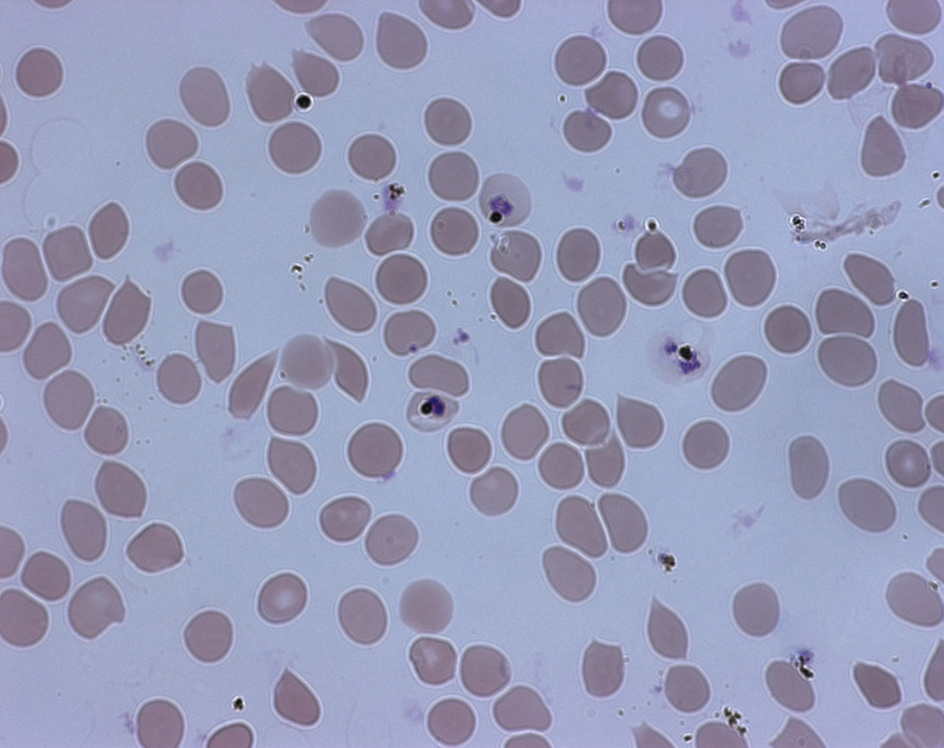
#> input picture images/001.jpg, 944 x 748 px, shrunk from 1300 x 1030 before the run
$ python segTest4.py ../images/001.jpg   (older library calls are emulated)
#> lines starting #> are read from the running program, lines starting #| are printed output that depends on the picture; after the words box and inside, x2 and y2 are one past the last pixel; in counts of white or black regions, pixels touching at a corner belong together
#!/usr/bin/env python
"Test 4 of Segmentation - Segmenting red blood cells from an image"
import sys, cv2, os
import numpy as np
import matplotlib.pyplot as plt
from sklearn.cluster import KMeans

def getContours(fn):
#> called with fn = '../images/001.jpg'
	im = cv2.imread (fn,0)
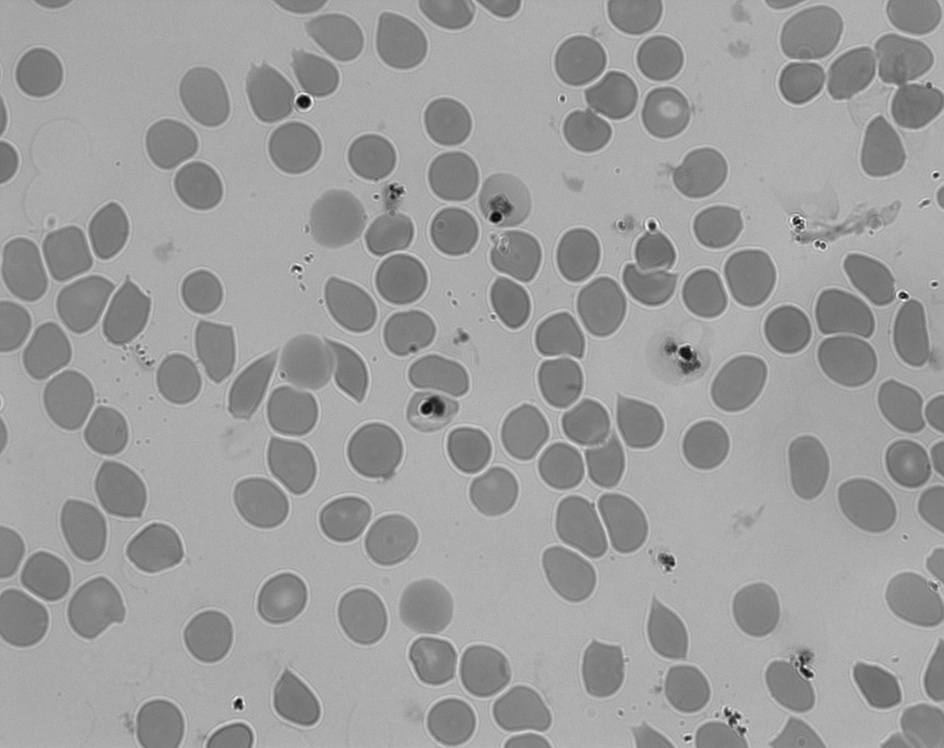
#> im: shape (748, 944); min 10, max 254, mean 156.6

	# Reduce noise in image
	blur = cv2.GaussianBlur(im,(5,5),0)

	# Generate kernel for morphological functions.
	kernel = np.ones((5,5), np.uint8)

	# Opening the image, erosion followed by dilation.
	opening = cv2.morphologyEx(blur, cv2.MORPH_OPEN, kernel)

	# Get difference between erosion and dilation of image.
	# Gradient will generate outline of image.
	gradient = cv2.morphologyEx(opening, cv2.MORPH_GRADIENT, kernel)
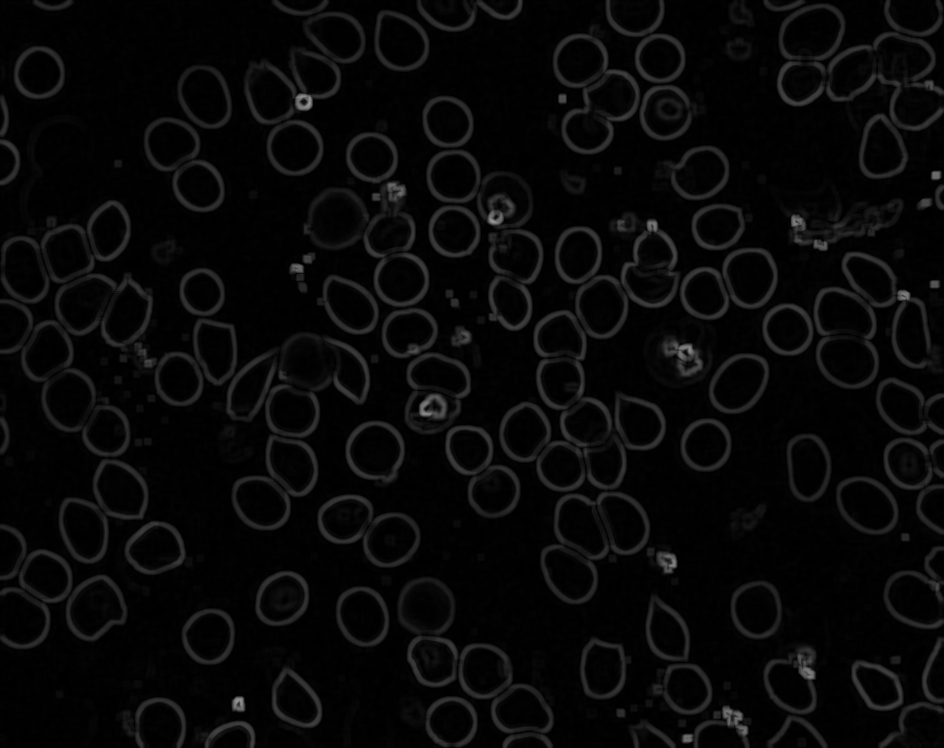
#> gradient: shape (748, 944); min 0, max 151, mean 8

	# Threshold image to prepare for input into the contour function.
	__, th1 = cv2.threshold(gradient,0,255,cv2.THRESH_BINARY+cv2.THRESH_OTSU)
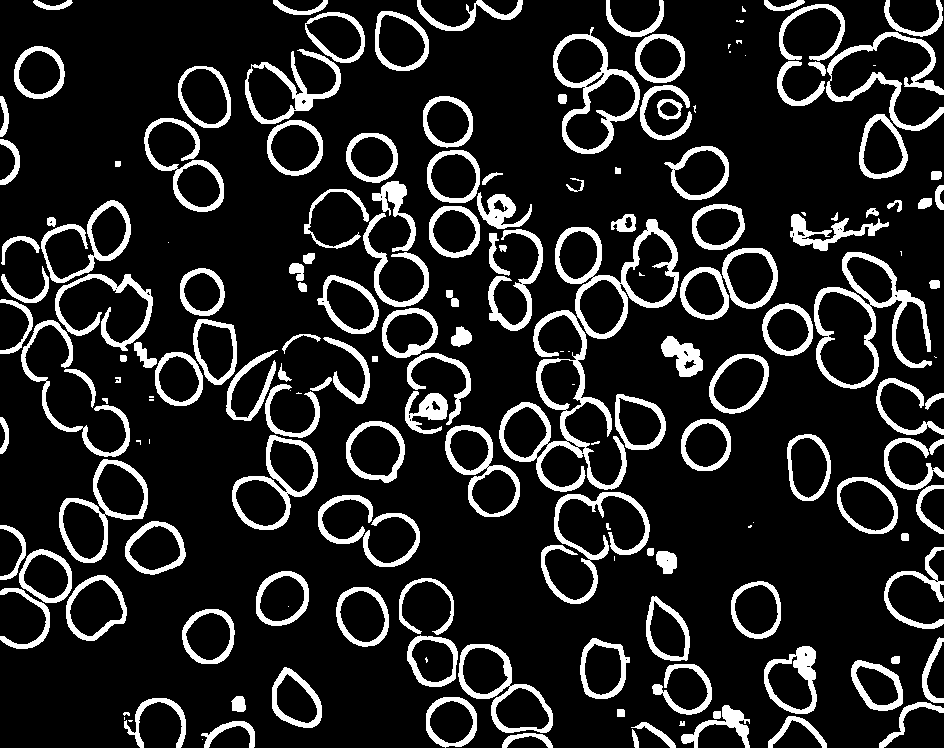
#> th1: shape (748, 944); 14.4% white; 177 white regions (30 under 20 px)

	__,contours,__ = cv2.findContours(th1, 1, 2)
#> contours = 276 contours, 64 with area under 20; largest, box (x1, y1, x2, y2) and area: (555, 219, 679, 339) 8152, (814, 252, 932, 389) 8038, (499, 310, 627, 492) 6710, (553, 27, 640, 154) 6328, (59, 459, 148, 563) 5004

	return contours, im

def kTrain(images, graph):
	finList = []
	finY = []
	finX = []

	for x in range(len(images)):
		yS, xS = images[x][0].shape
		finList.append([yS,xS])
		finY.append(yS)
		finX.append(xS)


	if(graph == True):
		y_pred = KMeans(n_clusters=3).fit_predict(finList)
		plt.scatter (finY,finX,c=y_pred)
		plt.title("Classification of Segments")
		plt.show()

	kmeans = KMeans(n_clusters=3).fit(finList)

	return kmeans


def getCells(contours,im):

	outImages = []

	for cnt in contours:
		x,y,w,h = cv2.boundingRect(cnt)
		output = im[y:y+h, x:x+w]
		outImages.append([output,y,y+h,x,x+w])

	return outImages

def predict(kms, y,x):
	return kms.predict([[y,x]])


#------------------------------------------------------------------------------
# Main
#------------------------------------------------------------------------------

# 1 - recall 0.876
#
np.random.seed(1)

conts, image = getContours(sys.argv[1])
#> conts has the same summary as contours in getContours

im2 = cv2.imread(sys.argv[1])
#> im2 is the input picture: shape (748, 944, 3); mean B, G, R 183.8, 154.3, 150.9

segImages = getCells(conts,image)
#> the loop in getCells, `for cnt in contours:` made 276 passes
#> (x, y, w, h) on passes 2 to 4: (502, 733, 51, 15), (632, 729, 7, 19), (631, 722, 45, 26)
#> after the loop in getCells, `for cnt in contours:`: outImages = 276 items
#> segImages = 276 items

kms = kTrain(segImages, True)
#> the loop in kTrain, `for x in range(len(images)):` made 276 passes
#> (yS, xS) on passes 1 to 3: (1, 1), (15, 51), (19, 7)
#> after the loop in kTrain, `for x in range(len(images)):`: finList = 276 pairs, first value 1 to 182, second value 1 to 128; finX = 276 values, max 128 at index 145, min 1 at index 0, mean 35.4; finY = 276 values, max 182 at index 145, min 1 at index 0, mean 36.74
#> in kTrain, `y_pred = KMeans(n_clusters=3).fit_predict(finList)`: y_pred = 276 values, max 2 at index 33, min 0 at index 0, mean 0.652
#> in kTrain, `plt.show()`:
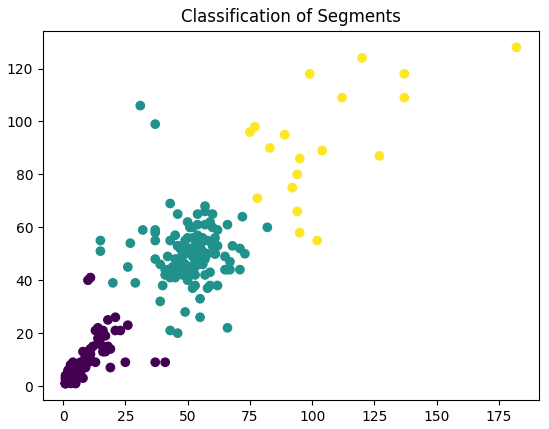
#> figure drawn by matplotlib, 1 panel

for x1 in range(len(segImages)):
	y, x = segImages[x1][0].shape
	if(predict(kms,y,x) == 1):
		var = "   " + str(segImages[x1][1]) + " " + str(segImages[x1][2]) + " " + str(segImages[x1][3]) + " " + str(segImages[x1][4])
		print(var)
		cv2.rectangle(im2,(segImages[x1][3],segImages[x1][1]),(segImages[x1][4],segImages[x1][2]),(255,0,0),1)
	if(predict(kms,y,x) == 0):
		cv2.rectangle(im2,(segImages[x1][3],segImages[x1][1]),(segImages[x1][4],segImages[x1][2]),(0,255,0),1)
	if(predict(kms,y,x) == 2):
		cv2.rectangle(im2,(segImages[x1][3],segImages[x1][1]),(segImages[x1][4],segImages[x1][2]),(0,0,255),1)
#> this loop made 276 passes
#> (y, x, var) on passes 1, 3, 5, 7, 8, 10, 11, 12, 18, 23, 26, 27: (1, 1, '   739 740 202 203'), (19, 7, '   729 748 632 639'), (5, 6, '   721 726 679 685'), (2, 5, '   720 722 128 133'), (3, 1, '   717 720 124 125'), (4, 7, '   712 716 123 130'), (8, 8, '   711 719 713 721'), (8, 8, '   709 717 617 625'), (16, 15, '   696 712 231 246'), (3, 5, '   665 668 806 811'), (3, 3, '   658 661 625 628'), (6, 3, '   657 663 425 428')
#> (y, x) on passes 2, 4, 6, 9, 13, 14: (15, 51), (26, 45), (27, 54), (32, 59), (43, 69), (46, 65)
#|    739 740 202 203
#|    729 748 632 639
#|    721 726 679 685
#|    720 722 128 133
#|    717 720 124 125
#|    712 716 123 130
#|    711 719 713 721
#|    709 717 617 625
#> (further printed lines are left out)
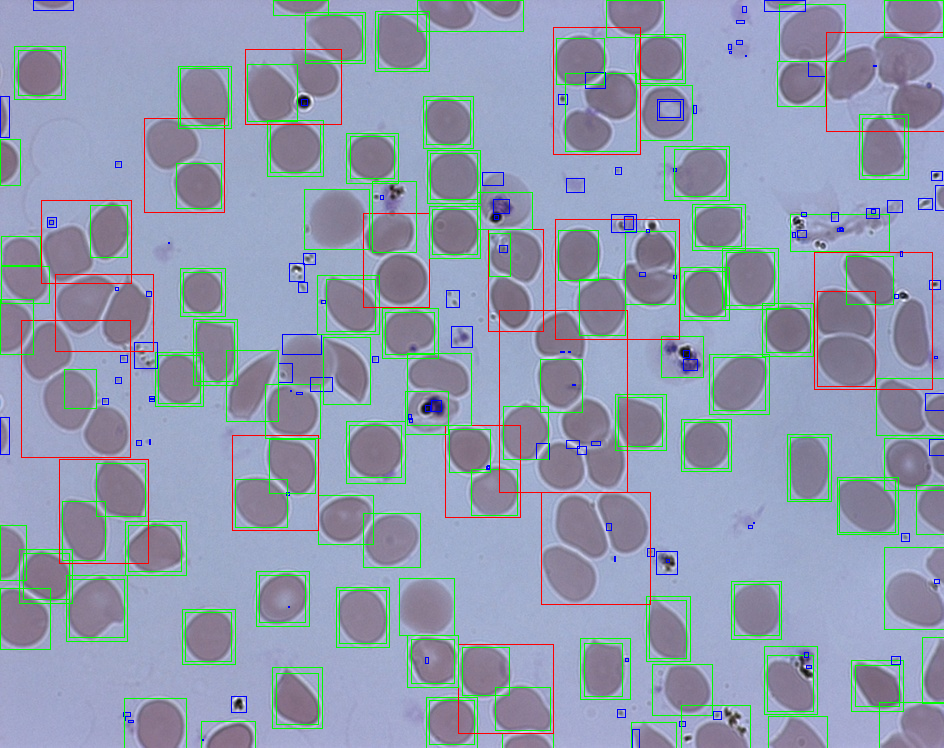
#> im2: shape (748, 944, 3); 5.35% of pixels changed, all inside (x1, y1, x2, y2) = (0, 0, 944, 748)

cv2.imshow("test", im2)
cv2.waitKey(0)
cv2.imwrite("k_mean_report.png", im2)
